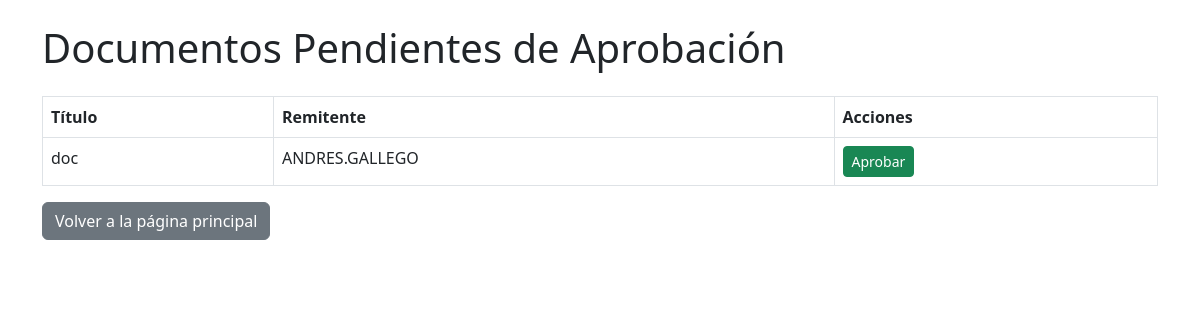
/documentos_pendientes/ (signed in), run on an earlier commit of the app's database.
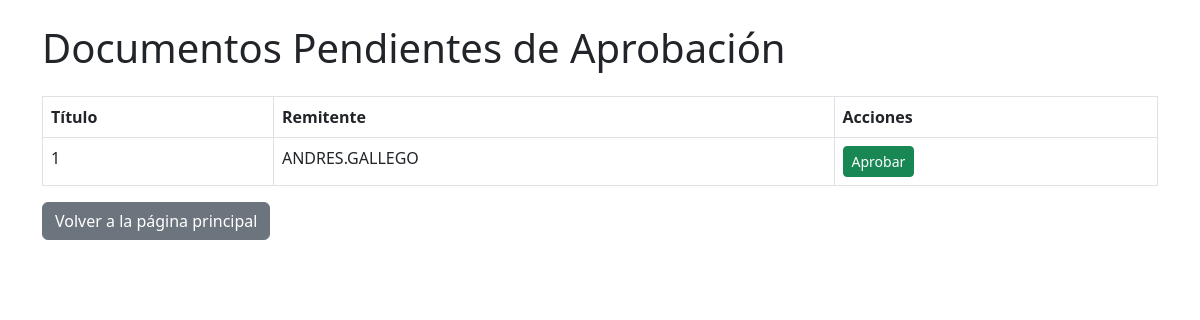
And on a later commit of the database.
### documentos/models.py (models this page shows, shortened)
class DocumentoPDF(models.Model):
    titulo = models.CharField(max_length=255)
    archivo = models.FileField(upload_to='pdfs/')
    remitente = models.ForeignKey(Usuario, on_delete=models.CASCADE, related_name='documentos_enviados')
    aprobador = models.ForeignKey(Usuario, on_delete=models.CASCADE, related_name='documentos_aprobados', null=True, blank=True)
    aprobado = models.BooleanField(default=False)

class Usuario(AbstractUser):
    email = models.EmailField(unique=True)
    groups = models.ManyToManyField(Group, verbose_name="grupos", blank=True, related_name='usuarios')
    user_permissions = models.ManyToManyField(Permission, verbose_name="permisos", blank=True, related_name='usuarios')

### documentos/views.py (the view)
# urls.py: path('documentos_pendientes/', documentos_pendientes_aprobacion, name='documentos_pendientes'),
@user_passes_test(lambda u: u.is_superuser)
def documentos_pendientes_aprobacion(request):
    documentos_pendientes = DocumentoPDF.objects.filter(aprobado=False)
    context = {'documentos_pendientes': documentos_pendientes}
    return render(request, 'documentos/documentos_pendientes.html', context)

### documentos/templates/documentos/documentos_pendientes.html (shortened to what this page needs)
<!DOCTYPE html>
<html lang="en">
<head>
    <link rel="stylesheet" href="https://cdn.jsdelivr.net/npm/bootstrap@5.3.0/dist/css/bootstrap.min.css">
</head>
<body>
    <div class="container mt-4">
        <h1 class="my-4">Documentos Pendientes de Aprobación</h1>
        {% if documentos_pendientes %}
            <table class="table table-bordered table-hover">
                <thead class="thead-dark">
                    <tr>
                        <th scope="col">Título</th>
                        <th scope="col">Remitente</th>
                        <th scope="col">Acciones</th>
                    </tr>
                </thead>
                <tbody>
                    {% for documento in documentos_pendientes %}
                        <tr>
                            <td>{{ documento.titulo }}</td>
                            <td>{{ documento.remitente }}</td>
                            <td>
                                <a href="{% url 'aprobar_documento' documento.id %}" class="btn btn-success btn-sm">Aprobar</a>
                            </td>
                        </tr>
                    {% endfor %}
                </tbody>
            </table>
        {% else %}
            <p>No hay documentos pendientes de aprobación.</p>
        {% endif %}
        <a href="{% url 'pagina_principal' %}" class="btn btn-secondary">Volver a la página principal</a>
    </div>
</body>
</html>

What changed in the data, as far as the page shows it:
no longer on this page (row edited): DocumentoPDF: titulo "doc", remitente "ANDRES.GALLEGO"
added DocumentoPDF: titulo "1", remitente "ANDRES.GALLEGO"
